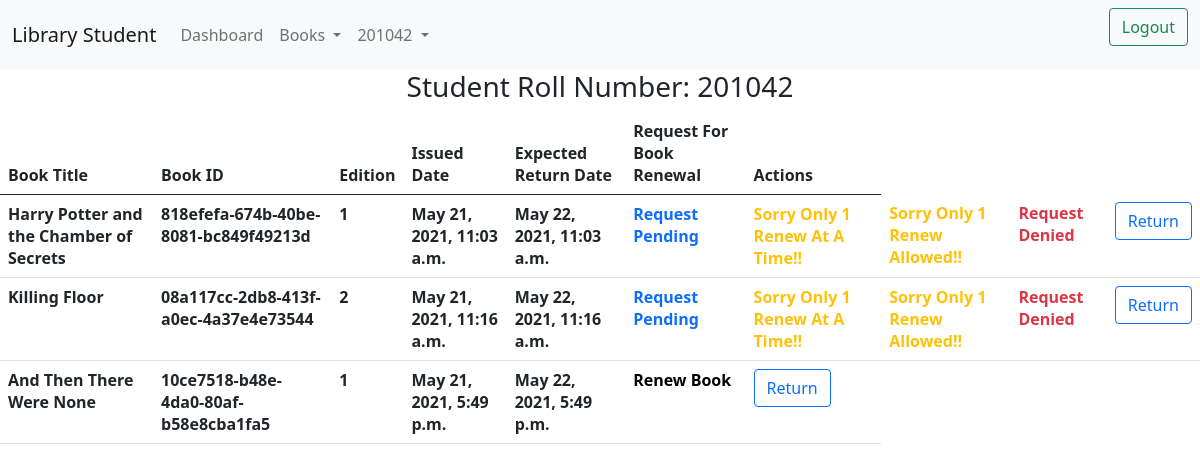
The app's page /viewissued/ (signed in) with its own data.
### library/models.py (models this page shows, shortened)
class Student(models.Model):
    user = models.OneToOneField(User, on_delete=models.CASCADE)
    roll_no = models.CharField(max_length=10)
    name = models.CharField(max_length=20)
    branch = models.CharField(max_length=3)
    DEPT = ( ('1', 'CSE'), ('2', 'ECE'), ('3','EEE'),('4','ME'))
    department = models.CharField(max_length=1, choices=DEPT, blank=True, default='1')
    BAT = (('1','2017'),('2','2018'),('3','2019'),('4','2020'))
    batch = models.CharField(max_length=1, choices=BAT, blank=True, default='4')
    SEM = (('1','1'),('2','2'),('3','3'),('4','4'),('5','5'),('6','6'),('7','7'),('8','8'))
    semester = models.CharField(max_length=1, choices=SEM, blank=True, default='1')
    fine = models.IntegerField(default=0)
    email=models.EmailField()
    class Meta:
        ordering = ['roll_no']

class IssueBook(models.Model):
    student = models.ForeignKey('Student', on_delete=models.CASCADE)
    borrowed_book = models.ForeignKey('BookIndividual', on_delete = models.SET_NULL , null=True, blank=True)
    issue_date = models.DateTimeField(null=True,blank=True)
    expected_return_date = models.DateTimeField(null=True,blank=True)
    is_returned = models.BooleanField(default=False)
    def request_for_renew(self):
        if self.renewrequest.all().count()>0:
            if self.renewrequest.request=='p':
                return True
        return False

class BookIndividual(models.Model):
    id = models.UUIDField(primary_key=True, default=uuid.uuid4)
    book = models.ForeignKey('Book', on_delete=models.CASCADE, null=True)
    edition = models.IntegerField(default=0)
    LOAN_STATUS = ( ('o', 'Not Available'), ('a', 'Available'))
    status = models.CharField( max_length=1, choices=LOAN_STATUS, blank=True, default='a', help_text='')
    class Meta:
        ordering = ['-edition']

class Book(models.Model):
    title = models.CharField(max_length=200)
    author = models.ForeignKey('Author', on_delete=models.SET_NULL, null=True)
    summary = models.TextField(max_length=1000)
    isbn = models.CharField('ISBN', max_length=13, unique=True)
    genre = models.ManyToManyField(Genre)
    language = models.ForeignKey('Language', on_delete=models.SET_NULL, null=True)
    class Meta:
        ordering = ['title', 'author']

### library/views.py (the view)
# urls.py: path('viewissued/', get_issued_view, name='all_issued'),
@login_required(redirect_field_name='dashboard')
def get_issued_view(request):
	if request.user.is_staff:
		return redirect('/staff')
	student=Student.objects.get(user=request.user)
	book_list=IssueBook.objects.filter(student=student, is_returned=False)
	return render(request, 'viewissued.html', locals())

### library/templates/viewissued.html (shortened to what this page needs)
<html>
	<head>
    	<link href="https://cdn.jsdelivr.net/npm/bootstrap@5.0.0-beta3/dist/css/bootstrap.min.css" rel="stylesheet">
	</head>
	<body>
	<nav class="navbar nav-pills navbar-expand-lg navbar-light bg-light">
	  <div class="container-fluid">
	    <a class="navbar-brand" href="#">Library Student</a>
	    <div class="collapse navbar-collapse" id="navbarSupportedContent">
	      <ul class="navbar-nav me-auto mb-2 mb-lg-0">
	        <li class="nav-item">
	          <a class="nav-link" aria-current="page" href="/">Dashboard</a>
	        </li>
	        <li class="nav-item dropdown active">
	          <a class="nav-link dropdown-toggle" href="#" id="navbarDropdown" role="button" data-bs-toggle="dropdown" aria-expanded="false">
	            Books
	          </a>
	        </li>
	        {% if user.is_authenticated %}
	        <li class="nav-item dropdown">
	          <a class="nav-link dropdown-toggle" href="#" id="navbarDropdown" role="button" data-bs-toggle="dropdown" aria-expanded="false">
	            {{ user.username }}
	          </a>
	        </li>
	        {% endif %}
	      </ul>
	      {% if user.is_authenticated %}
	      <form action="{% url 'logout' %}" class="d-flex">
	        <button class="btn btn-outline-success" type="submit">Logout</button>
	      </form>
	      {% else %}
	      <form action="{% url 'login' %}" class="d-flex">
	        <button class="btn btn-outline-primary" type="submit">Login</button>
	      </form>
	      {% endif %}
	    </div>
	  </div>
	</nav>
	<h3><center>Student Roll Number: {{student.roll_no}}</center></h3>
		<table class="table table-hover">
  		<thead>
    		<tr>
    			<th scope="col">Book Title</th>
      			<th scope="col">Book ID</th>
      			<th scope="col">Edition</th>
      			<th scope="col">Issued Date</th>
      			<th scope="col">Expected Return Date</th>
      			<th scope="col">Request For Book Renewal</th>
      			<th scope="col">Actions</th>
    		</tr>
  		</thead>
  		<tbody>
  			{% for b in book_list %}
  			<tr>
  				<th scope="col">{{ b.borrowed_book.book.title }}</th>
  				<th scope="col">{{ b.borrowed_book.id }} </th>
  				<th scope="col">{{b.borrowed_book.edition}} </th>
  				<th scope="col">{{b.issue_date}} </th>
  				<th scope="col">{{b.expected_return_date}}</th>
  			{% if not b.request_for_renew %}
  			<th scope="col" class="text-primary"><a href="{% url 'book_renew' pk=b.id %}">Renew Book</a></th>
  			{% else %}
  				<th scope="col" class="text-primary fw-bold">Request Pending</th>
  				<th scope="col" class="text-warning fw-bold">Sorry Only 1 Renew At A Time!!</th>
  				<th scope="col" class="text-warning fw-bold">Sorry Only 1 Renew Allowed!!</th>
  				<th scope="col" class="text-danger fw-bolder">Request Denied</th>
  			{% endif %}
  				<th><form action="{% url 'book_return' pk=b.id %}" class="d-flex">
	        	<button class="btn btn-outline-primary" type="submit">Return</button>
	      		</form></th>
  			</tr>
     		{% endfor %}
		</tbody>
	</table>
	</body>
</html>

### library/templates/viewissued.html (style rules this page uses)
a { color: black; text-decoration: none; }

### records on screen
Student: roll_no "201042"
IssueBook: borrowed_book.book "Harry Potter and the Chamber of Secrets", borrowed_book.id "818efefa-674b-40be-8081-bc849f49213d", borrowed_book.edition "1", issue_date "May 21, 2021, 11:03 a.m.", expected_return_date "May 22, 2021, 11:03 a.m.", shows "Request Pending"
IssueBook: borrowed_book.book "Killing Floor", borrowed_book.id "08a117cc-2db8-413f-a0ec-4a37e4e73544", borrowed_book.edition "2", issue_date "May 21, 2021, 11:16 a.m.", expected_return_date "May 22, 2021, 11:16 a.m.", shows "Request Pending"
IssueBook: borrowed_book.book "And Then There Were None", borrowed_book.id "10ce7518-b48e-4da0-80af-b58e8cba1fa5", borrowed_book.edition "1", issue_date "May 21, 2021, 5:49 p.m.", expected_return_date "May 22, 2021, 5:49 p.m.", shows "Renew Book"

### other values on screen
{{ user.username }} "201042"
